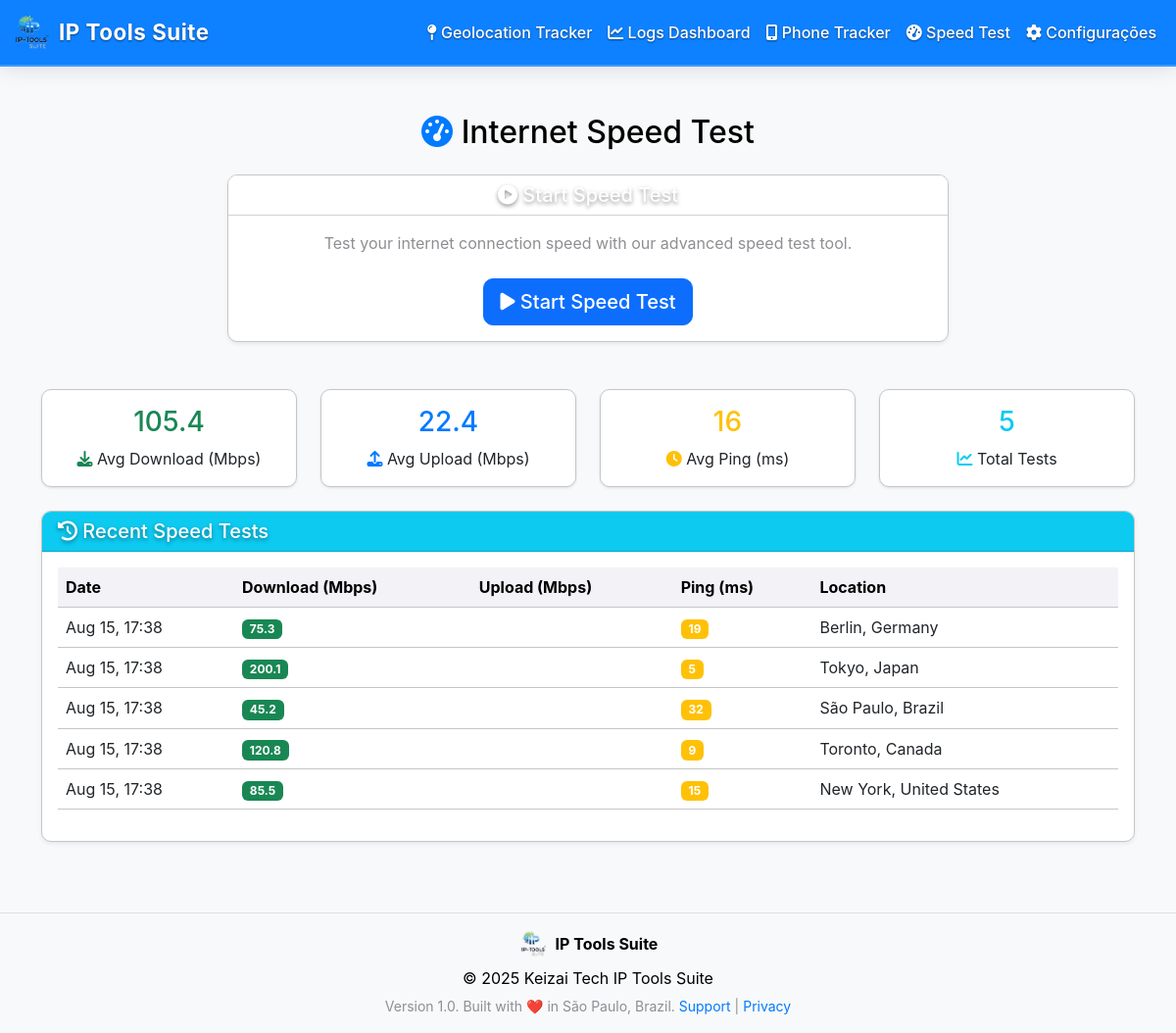
The app's page /utils/speedtest.php with its own data.
### tables this page shows
CREATE TABLE speed_tests (
    id INT AUTO_INCREMENT PRIMARY KEY,
    ip_address VARCHAR(45) NOT NULL COMMENT 'User IP address',
    download_speed DECIMAL(10, 2) NOT NULL COMMENT 'Download speed in Mbps',
    upload_speed DECIMAL(10, 2) NOT NULL COMMENT 'Upload speed in Mbps',
    ping DECIMAL(8, 2) NOT NULL COMMENT 'Ping time in milliseconds',
    jitter DECIMAL(8, 2) DEFAULT 0 COMMENT 'Jitter in milliseconds',
    country VARCHAR(100) DEFAULT 'Unknown' COMMENT 'Country from IP geolocation',
    city VARCHAR(100) DEFAULT 'Unknown' COMMENT 'City from IP geolocation',
    user_agent TEXT COMMENT 'Browser/device information',
    timestamp TIMESTAMP DEFAULT CURRENT_TIMESTAMP COMMENT 'When test was performed',
    INDEX idx_ip_address (ip_address),
    INDEX idx_timestamp (timestamp),
    INDEX idx_download_speed (download_speed),
    INDEX idx_upload_speed (upload_speed),
    INDEX idx_ping (ping),
    INDEX idx_country (country)
);

### utils/speedtest.php (the view, shortened to what this page needs)
<?php
$db = connectDB();
$recent_tests = $db->query("
    SELECT * FROM speed_tests
    ORDER BY timestamp DESC
    LIMIT 10
")->fetchAll(PDO::FETCH_ASSOC);
$avg_speeds = $db->query("
    SELECT
        AVG(download_speed) as avg_download,
        AVG(upload_speed) as avg_upload,
        AVG(ping) as avg_ping,
        COUNT(*) as total_tests
    FROM speed_tests
")->fetch(PDO::FETCH_ASSOC);
?>
<!DOCTYPE html>
<html lang="en">
<head>
    <link href="https://cdn.jsdelivr.net/npm/bootstrap@5.3.0/dist/css/bootstrap.min.css" rel="stylesheet">
    <link href="https://cdnjs.cloudflare.com/ajax/libs/font-awesome/6.4.0/css/all.min.css" rel="stylesheet">
</head>
<body class="bg-light">
    <?php include('../header.php'); ?>
    <div class="container py-4">
        <h2 class="mb-4 text-center">
            <i class="fa-solid fa-gauge-high text-primary"></i> Internet Speed Test
        </h2>
        <div class="row justify-content-center">
            <div class="col-md-8">
                <div class="card shadow-sm">
                    <div class="card-header bg-primary text-white text-center">
                        <h5 class="mb-0"><i class="fa-solid fa-play-circle"></i> Start Speed Test</h5>
                    </div>
                    <div class="card-body text-center">
                        <div id="startSection">
                            <p class="text-muted mb-4">Test your internet connection speed with our advanced speed test tool.</p>
                            <button class="btn btn-primary btn-lg" onclick="startSpeedTest()">
                                <i class="fa-solid fa-play"></i> Start Speed Test
                            </button>
                        </div>
                    </div>
                </div>
            </div>
        </div>
        <div class="row g-4 mt-4">
            <div class="col-md-3">
                <div class="card text-center">
                    <div class="card-body">
                        <h3 class="text-success"><?= number_format($avg_speeds['avg_download'] ?? 0, 1) ?></h3>
                        <p class="mb-0"><i class="fa-solid fa-download text-success"></i> Avg Download (Mbps)</p>
                    </div>
                </div>
            </div>
            <div class="col-md-3">
                <div class="card text-center">
                    <div class="card-body">
                        <h3 class="text-primary"><?= number_format($avg_speeds['avg_upload'] ?? 0, 1) ?></h3>
                        <p class="mb-0"><i class="fa-solid fa-upload text-primary"></i> Avg Upload (Mbps)</p>
                    </div>
                </div>
            </div>
            <div class="col-md-3">
                <div class="card text-center">
                    <div class="card-body">
                        <h3 class="text-warning"><?= number_format($avg_speeds['avg_ping'] ?? 0, 0) ?></h3>
                        <p class="mb-0"><i class="fa-solid fa-clock text-warning"></i> Avg Ping (ms)</p>
                    </div>
                </div>
            </div>
            <div class="col-md-3">
                <div class="card text-center">
                    <div class="card-body">
                        <h3 class="text-info"><?= $avg_speeds['total_tests'] ?? 0 ?></h3>
                        <p class="mb-0"><i class="fa-solid fa-chart-line text-info"></i> Total Tests</p>
                    </div>
                </div>
            </div>
        </div>
        <div class="card shadow-sm mt-4">
            <div class="card-header bg-info text-white">
                <h5 class="mb-0"><i class="fa-solid fa-history"></i> Recent Speed Tests</h5>
            </div>
            <div class="card-body">
                <?php if (empty($recent_tests)): ?>
                    <p class="text-muted text-center">No speed tests recorded yet.</p>
                <?php else: ?>
                    <div class="table-responsive">
                        <table class="table table-hover">
                            <thead class="table-light">
                                <tr>
                                    <th>Date</th>
                                    <th>Download (Mbps)</th>
                                    <th>Upload (Mbps)</th>
                                    <th>Ping (ms)</th>
                                    <th>Location</th>
                                </tr>
                            </thead>
                            <tbody>
                                <?php foreach ($recent_tests as $test): ?>
                                    <tr>
                                        <td><?= date('M j, H:i', strtotime($test['timestamp'])) ?></td>
                                        <td>
                                            <span class="badge bg-success"><?= number_format($test['download_speed'], 1) ?></span>
                                        </td>
                                        <td>
                                            <span class="badge bg-primary"><?= number_format($test['upload_speed'], 1) ?></span>
                                        </td>
                                        <td>
                                            <span class="badge bg-warning"><?= number_format($test['ping'], 0) ?></span>
                                        </td>
                                        <td>
                                            <?= htmlspecialchars($test['city']) ?>, <?= htmlspecialchars($test['country']) ?>
                                        </td>
                                    </tr>
                                <?php endforeach; ?>
                            </tbody>
                        </table>
                    </div>
                <?php endif; ?>
            </div>
        </div>
    </div>
    <?php include('../footer.php'); ?>
</body>
</html>

### header.php (shortened to what this page needs)
<link href="https://cdn.jsdelivr.net/npm/bootstrap@5.3.0/dist/css/bootstrap.min.css" rel="stylesheet">
<link href="https://cdnjs.cloudflare.com/ajax/libs/font-awesome/6.4.0/css/all.min.css" rel="stylesheet">
<link href="/projects/ip-tools/assets/themes.css" rel="stylesheet">
<link href="/projects/ip-tools/assets/navbar-fixes.css" rel="stylesheet">
<link href="/projects/ip-tools/assets/dropdown-simple-fix.css" rel="stylesheet">
<nav class="navbar navbar-expand-lg navbar-dark bg-primary mb-4">
  <div class="container-fluid">
    <a class="navbar-brand d-flex align-items-center" href="/projects/ip-tools/index.php">
      <img src="/projects/ip-tools/assets/iptoolssuite-logo.png" alt="IP Tools Suite Logo" height="40" class="me-2">
      IP Tools Suite
    </a>
    <div class="collapse navbar-collapse" id="navbarNav">
		<ul class="navbar-nav ms-auto">
        <li class="nav-item"><a class="nav-link" href="/projects/ip-tools/geologger/create.php"><i class="fa-solid fa-map-pin"></i> <span data-translate="nav_geologger">Geolocation Tracker</span></a></li>
        <li class="nav-item"><a class="nav-link" href="/projects/ip-tools/network-tools/logs.php"><i class="fa-solid fa-chart-line"></i> <span data-translate="nav_logs">Logs Dashboard</span></a></li>
        <li class="nav-item"><a class="nav-link" href="/projects/ip-tools/phone-tracker/send_sms.php"><i class="fa-solid fa-mobile-screen-button"></i> <span data-translate="nav_phone_tracker">Phone Tracker</span></a></li>
        <li class="nav-item"><a class="nav-link" href="/projects/ip-tools/utils/speedtest.php"><i class="fa-solid fa-gauge-high"></i> <span data-translate="nav_speed_test">Speed Test</span></a></li>
        <li class="nav-item"><a class="nav-link" href="/projects/ip-tools/settings.php"><i class="fa-solid fa-cog"></i> <span data-translate="settings">Configurações</span></a></li>
      </ul>
    </div>
  </div>
</nav>

### footer.php
<footer class="bg-light text-center mt-5 p-3 border-top">
  <div class="d-flex align-items-center justify-content-center mb-2">
    <img src="/projects/ip-tools/assets/iptoolssuite-logo.png" alt="IP Tools Suite Logo" height="30" class="me-2">
    <span class="fw-bold">IP Tools Suite</span>
  </div>
  <p class="mb-1">&copy; <?php echo date("Y"); ?> Keizai Tech IP Tools Suite</p>
  <small class="text-muted" data-translate="built_with_love">
    Version 1.0. Built with ❤️ in São Paulo, Brazil.
    <a href="/projects/ip-tools/support.php" class="text-decoration-none" data-translate="support">Support</a> |
    <a href="/projects/ip-tools/privacy.php" class="text-decoration-none" data-translate="privacy_policy">Privacy</a>
  </small>
</footer>

### assets/themes.css (style rules this page uses)
:root { --theme-name: 'macos-aqua'; --primary-color: #007aff; --secondary-color: #8e8e93; --success-color: #34c759; --danger-color: #ff3b30; --warning-color: #ff9500; --info-color: #5ac8fa; --light-color: #f2f2f7; --dark-color: #1c1c1e; --bg-primary: #ffffff; --bg-secondary: #f2f2f7; --bg-tertiary: #e5e5ea; --text-primary: #000000; --text-secondary: #3c3c43; --text-muted: #8e8e93; --border-color: #c6c6c8; --border-radius: 10px; --border-width: 1px; --shadow-sm: 0 1px 3px rgba(0, 0, 0, 0.1); --shadow: 0 4px 12px rgba(0, 0, 0, 0.15); --shadow-lg: 0 8px 24px rgba(0, 0, 0, 0.2); --transition: all 0.3s cubic-bezier(0.25, 0.46, 0.45, 0.94); --spacing-xs: 0.25rem; --spacing-sm: 0.5rem; --spacing-md: 1rem; --spacing-lg: 1.5rem; --spacing-xl: 3rem; }
body { background: var(--bg-primary); color: var(--text-primary); transition: var(--transition); font-family: -apple-system, BlinkMacSystemFont, 'Segoe UI', Roboto, sans-serif; }
.navbar { background: var(--bg-primary) !important; border-bottom: var(--border-width) solid var(--border-color); backdrop-filter: blur(10px); transition: var(--transition); }
.navbar-brand { color: var(--text-primary) !important; font-weight: 600; transition: var(--transition); }
.navbar-brand img { transition: var(--transition); filter: brightness(1); }
.navbar-brand img { filter: brightness(1.05) contrast(1.05); }
.nav-link { color: var(--text-secondary) !important; transition: var(--transition); }
.card { background: var(--bg-primary); border: var(--border-width) solid var(--border-color); border-radius: var(--border-radius); box-shadow: var(--shadow-sm); transition: var(--transition); overflow: hidden; }
.btn { border-radius: var(--border-radius); transition: var(--transition); font-weight: 500; }
.btn { border-radius: 10px; font-weight: 500; }
.table { background: var(--bg-primary); color: var(--text-primary); }
.table th { background: var(--bg-secondary); color: var(--text-primary); border-color: var(--border-color); }
.table td { border-color: var(--border-color); }
.fade-in { animation: fadeIn 0.5s ease-out; }
.text-primary { color: var(--primary-color) !important; }
.text-muted { color: var(--text-muted) !important; }
.bg-primary { background-color: var(--bg-primary) !important; }
footer { background: var(--bg-primary) !important; border-top: var(--border-width) solid var(--border-color) !important; color: var(--text-primary); transition: var(--transition); }
footer p, footer small, footer span { color: var(--text-primary) !important; }
footer a { color: var(--primary-color) !important; }
footer img { transition: var(--transition); filter: brightness(1); }
footer img { filter: brightness(1.05) contrast(1.05); }

### assets/navbar-fixes.css (style rules this page uses)
.navbar { background: rgba(0, 123, 255, 0.95) !important; backdrop-filter: blur(15px); -webkit-backdrop-filter: blur(15px); border-bottom: 2px solid rgba(255, 255, 255, 0.2); box-shadow: 0 4px 20px rgba(0, 0, 0, 0.1); position: relative; z-index: 1030; }
.navbar-brand, .navbar-nav .nav-link, .navbar-nav .dropdown-toggle { color: rgba(255, 255, 255, 0.95) !important; text-shadow: 0 1px 2px rgba(0, 0, 0, 0.3); font-weight: 500; }
.text-white { color: #ffffff !important; text-shadow: 0 2px 4px rgba(0, 0, 0, 0.4); }
.navbar-brand { font-weight: 700; font-size: 1.4rem; letter-spacing: 0.5px; }
.navbar-brand img { filter: brightness(1.1) contrast(1.1); transition: all 0.3s ease; }
.card, .btn, .alert, .container, .row, .col, [class*="col-"] { position: relative; z-index: 1; }
.btn, .card { z-index: 1 !important; }
.container, .row, .col, [class*="col-"] { position: relative; z-index: 1; }

### assets/dropdown-simple-fix.css (style rules this page uses)
.navbar-dark .navbar-nav .nav-link, .navbar-dark .navbar-brand, .navbar-dark .navbar-nav .dropdown-toggle { color: #ffffff !important; text-shadow: 0 1px 2px rgba(0, 0, 0, 0.5) !important; }
.container, .row, .col, [class*="col-"], .card, .btn, .alert, .bg-primary, .welcome-card, .overlapping-element { position: relative !important; z-index: 1 !important; }

### records on screen
speed_tests: timestamp "Aug 15, 17:38", download_speed "75.3", ping "19", city "Berlin", country "Germany"
speed_tests: timestamp "Aug 15, 17:38", download_speed "200.1", ping "5", city "Tokyo", country "Japan"
speed_tests: timestamp "Aug 15, 17:38", download_speed "45.2", ping "32", city "São Paulo", country "Brazil"
speed_tests: timestamp "Aug 15, 17:38", download_speed "120.8", ping "9", city "Toronto", country "Canada"
speed_tests: timestamp "Aug 15, 17:38", download_speed "85.5", ping "15", city "New York", country "United States"

### other values on screen
$avg_speeds['avg_download'] "105.4"
$avg_speeds['avg_upload'] "22.4"
$avg_speeds['avg_ping'] "16"
$avg_speeds['total_tests'] "5"
